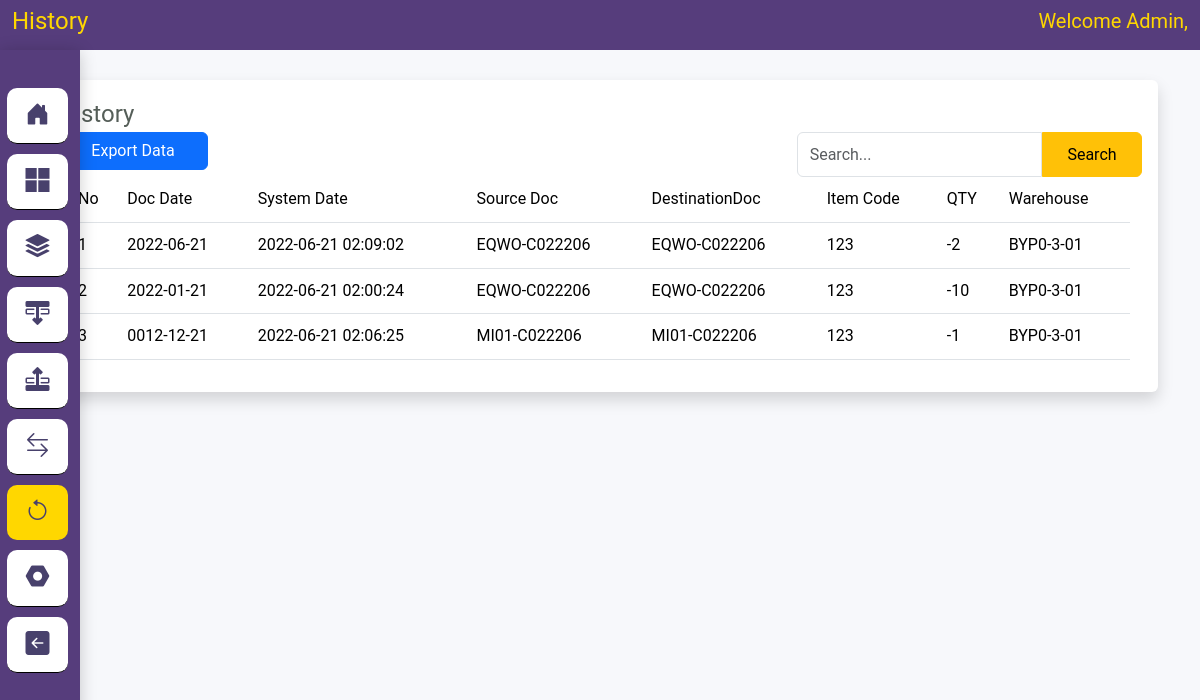
The page /index.php/history on the database as committed earlier.
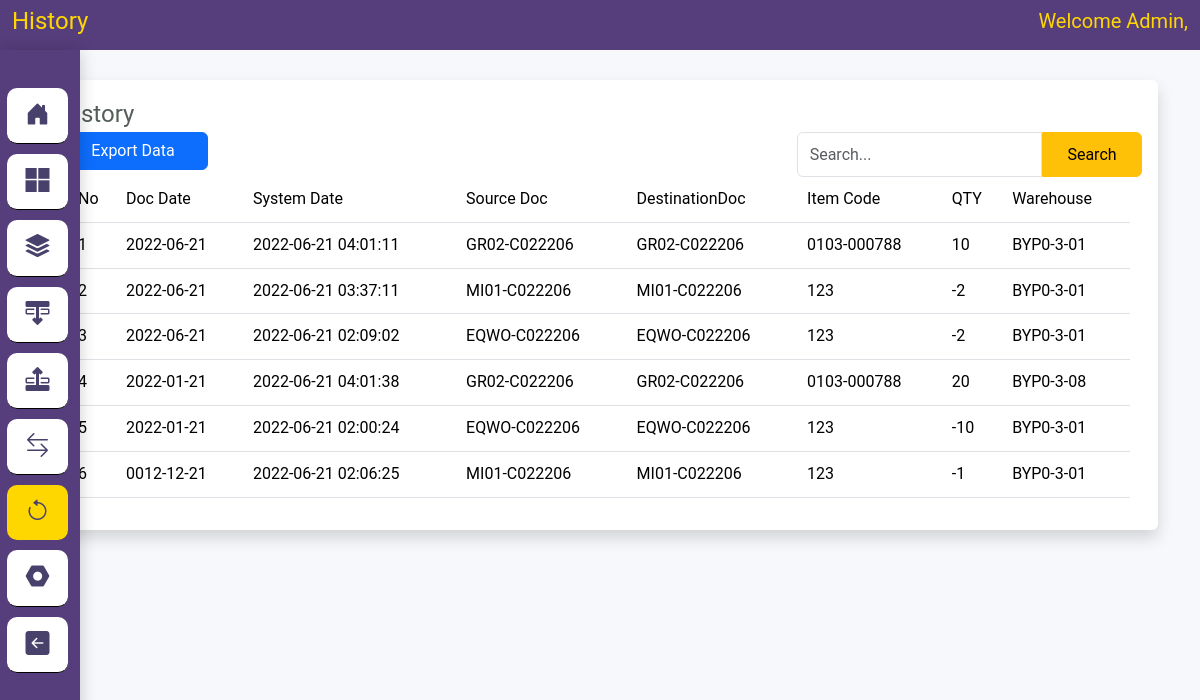
The same page on the database as committed later.
### tables this page shows
CREATE TABLE `history_transaction` (
  `id` int(11) NOT NULL,
  `doc_date` date NOT NULL,
  `system_date` datetime NOT NULL,
  `source_doc` varchar(50) NOT NULL,
  `destination_doc` varchar(50) NOT NULL,
  `item_code` varchar(50) NOT NULL,
  `qty` int(11) NOT NULL,
  `warehouse_code` varchar(50) NOT NULL
);

### application/controllers/History.php (called while the page is built, shortened)
<?php
class History extends CI_Controller
{
    public function index()
    {
        if ($this->input->post('search')) {
            $data['keyword'] = $this->input->post('keyword');
            $this->session->set_userdata('keyword_history', $data['keyword']);
        } else {
            $data['keyword'] = $this->session->userdata('keyword_history');;
        }
        $this->db->like('doc_date', $data['keyword'])->or_like('system_date', $data['keyword'])->or_like('source_doc', $data['keyword'])->or_like('destination_doc', $data['keyword'])
        ->or_like('item_code', $data['keyword'])->or_like('qty', $data['keyword'])->or_like('warehouse_code', $data['keyword']);
        $this->db->from('history_transaction');
        $config['total_rows'] = $this->db->count_all_results();
        $data['total_rows'] = $config['total_rows'];
        $config['per_page'] = 10;
        $data['judul'] = 'History';
        $data['start'] = $this->uri->segment(3);
        $this->db->order_by("doc_date", "desc");
        $this->db->order_by("system_date", "desc");
        $this->db->like('doc_date', $data['keyword'])->or_like('system_date', $data['keyword'])->or_like('source_doc', $data['keyword'])->or_like('destination_doc', $data['keyword'])
        ->or_like('item_code', $data['keyword'])->or_like('qty', $data['keyword'])->or_like('warehouse_code', $data['keyword']);
        $this->db->from('history_transaction');
        $this->db->limit($config['per_page'], $data['start']);
        $data['history'] = $this->db->get()->result();
        $this->load->view('template/header', $data);
        $this->load->view('history/index', $data);
    }
}

### index.php (called while the page is built, shortened)
<?php
require_once BASEPATH.'core/CodeIgniter.php';

### application/views/history/index.php (the view, shortened to what this page needs)
<div class="container" style="margin-top: 80px;">
    <div class="cards shadow p-3 mb-5 bg-white rounded">
        <h4 class="card-title">History</h4>
        <div class="row">
            <div class="col">
                <a href="settings/generateXls"><button id="simpan" type="submit" class="btn btn-primary"
                        style="width: 150px;"
                        onclick=" return confirm('Are You Sure Want To Download this file ?')">Export
                        Data</button></a>
            </div>
            <div class="col-md-4">
                <form action="<?= base_url('history') ?>" method="POST" autocomplete="off">
                    <div class="input-group">
                        <input type="textsubmit" class="form-control" id="keyword" name="keyword"
                            value="<?= $this->session->userdata('keyword_history') ?>" placeholder="Search...">
                        <input type="submit" class="btn btn-warning" style="margin:0px; height:45px; font-size:medium;"
                            name="search" value="Search">
                    </div>
                </form>
            </div>
        </div>
        <div class="card-body">
            <div class="container">
                <div class="row">
                    <div class="col table-responsive">
                        <table id="warehouse" class="table table-hover-responsive">
                            <thead class="text-primary">
                                <tr>
                                    <th>No</th>
                                    <th>Doc Date</th>
                                    <th>System Date</th>
                                    <th>Source Doc</th>
                                    <th>DestinationDoc</th>
                                    <th>Item Code</th>
                                    <th>QTY</th>
                                    <th>Warehouse</th>
                                </tr>
                            </thead>
                            <tbody>
                                <?php
                                    $i = $start+1;
                                    foreach ($history as $data) {
                                ?>
                                <tr>
                                    <td><?= $i ?></td>
                                    <td><?= $data->doc_date ?></td>
                                    <td><?= $data->system_date ?></td>
                                    <td><?= $data->source_doc ?></td>
                                    <td><?= $data->destination_doc ?></td>
                                    <td><?= $data->item_code ?></td>
                                    <td><?= $data->qty ?></td>
                                    <td><?= $data->warehouse_code ?></td>
                                </tr>
                                <?php
                            $i++;
                            }
                        ?>
                            </tbody>
                        </table>
                    </div>
                </div>
            </div>
        </div>
    </div>
</div>
</body>
</html>

Rows that differ between the two databases and show on the page:
added history_transaction: doc_date "2022-06-21", system_date "2022-06-21 04:01:11", source_doc "GR02-C022206", destination_doc "GR02-C022206", item_code "0103-000788", qty "10", warehouse_code "BYP0-3-01"
added history_transaction: doc_date "2022-06-21", system_date "2022-06-21 03:37:11", source_doc "MI01-C022206", destination_doc "MI01-C022206", item_code "123", qty "-2", warehouse_code "BYP0-3-01"
added history_transaction: doc_date "2022-01-21", system_date "2022-06-21 04:01:38", source_doc "GR02-C022206", destination_doc "GR02-C022206", item_code "0103-000788", qty "20", warehouse_code "BYP0-3-08"
